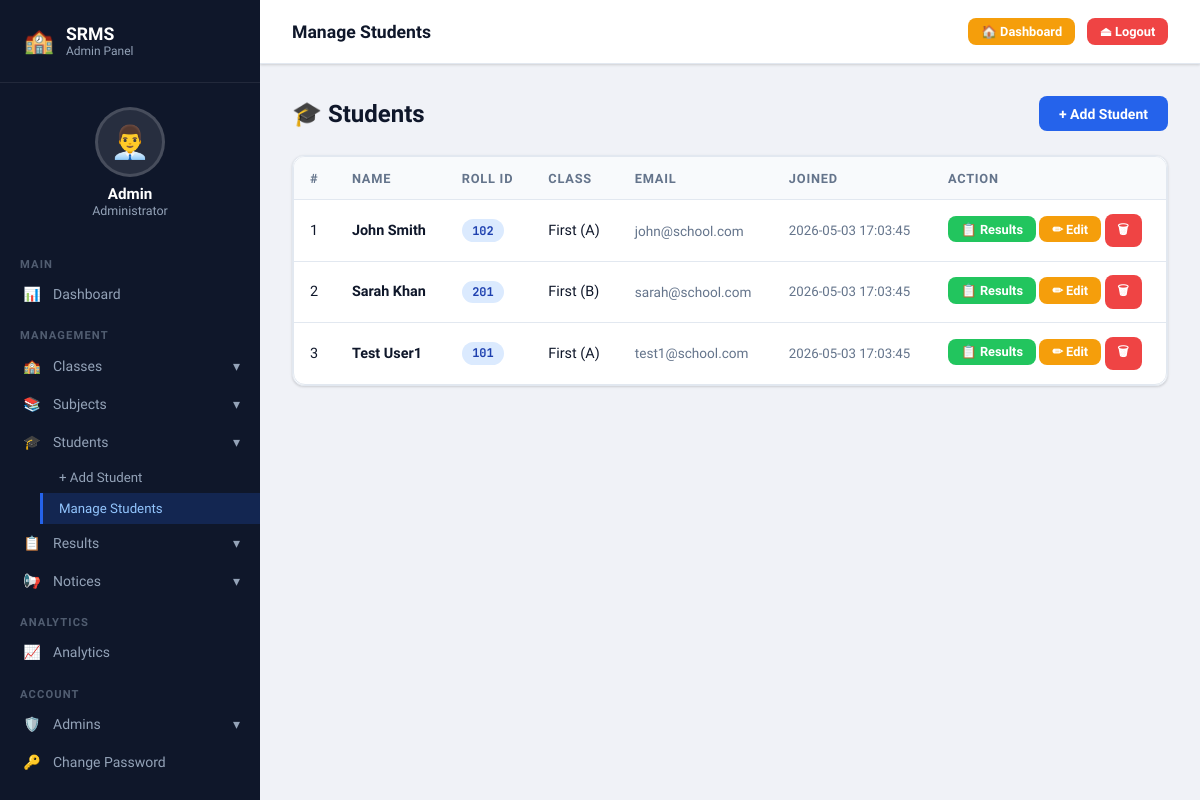
Before: /admin/students (signed in) with the older database file.
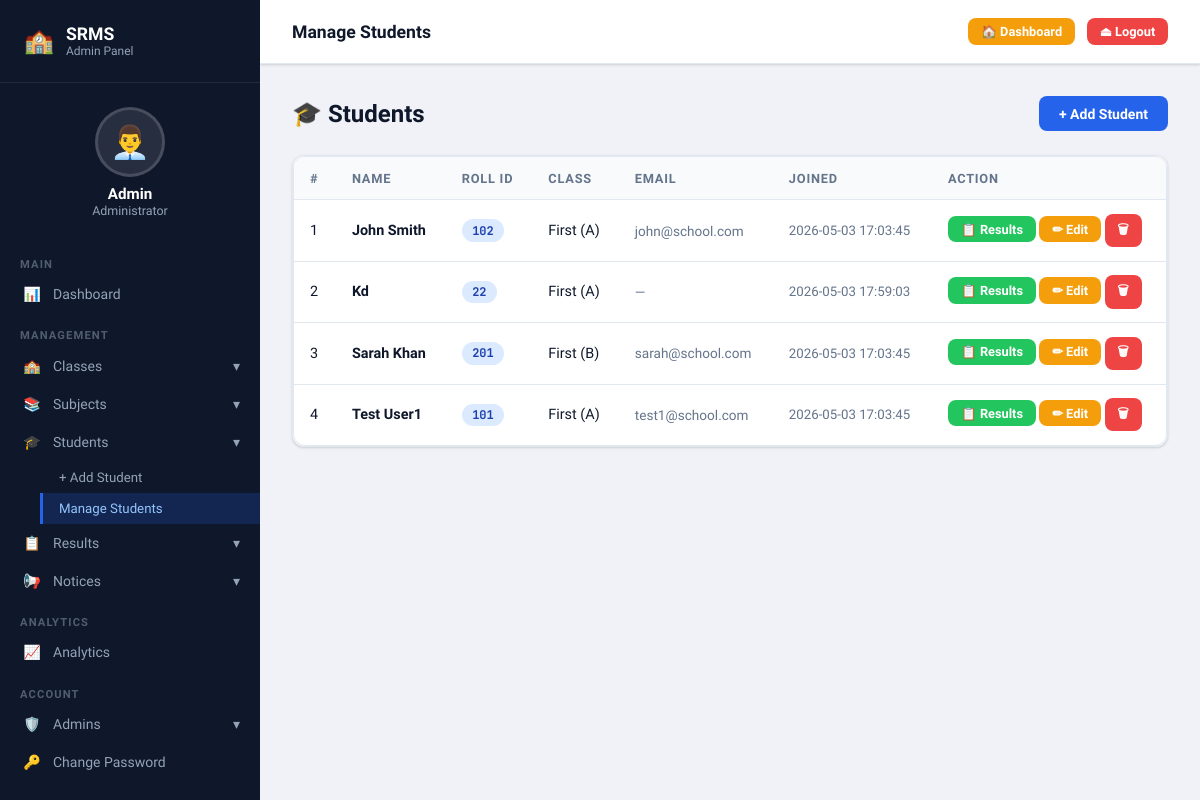
After: the same page with the newer database file.
### tables this page shows
CREATE TABLE students (
            id INTEGER PRIMARY KEY AUTOINCREMENT,
            name TEXT NOT NULL,
            roll_id TEXT NOT NULL UNIQUE,
            class_id INTEGER NOT NULL,
            email TEXT,
            created_at TEXT DEFAULT CURRENT_TIMESTAMP,
            FOREIGN KEY(class_id) REFERENCES classes(id)
        );

CREATE TABLE classes (
            id INTEGER PRIMARY KEY AUTOINCREMENT,
            class_name TEXT NOT NULL,
            class_numeric INTEGER NOT NULL,
            section TEXT NOT NULL,
            created_at TEXT DEFAULT CURRENT_TIMESTAMP,
            updated_at TEXT DEFAULT CURRENT_TIMESTAMP
        );

### app.py (the view)
@app.route('/admin/students')
@admin_required
def manage_students():
    conn = get_db()
    students = conn.execute(
        'SELECT s.*, c.class_name, c.section FROM students s JOIN classes c ON s.class_id=c.id ORDER BY s.name'
    ).fetchall()
    conn.close()
    return render_template('manage_students.html', students=students)

### app.py (called while the page is built)
def get_db():
    conn = sqlite3.connect(DB)
    conn.row_factory = sqlite3.Row
    return conn

def admin_required(f):
    from functools import wraps
    @wraps(f)
    def decorated(*args, **kwargs):
        if not session.get('admin'):
            return redirect(url_for('admin_login'))
        return f(*args, **kwargs)
    return decorated

### templates/manage_students.html (shortened to what this page needs)
{% extends "admin_base.html" %}
{% block page_title %}Manage Students{% endblock %}
{% block content %}
<div class="page-header">
  <div class="page-title">🎓 Students</div>
  <a href="{{ url_for('create_student') }}" class="btn btn-primary">+ Add Student</a>
</div>
<div class="card">
  <div class="table-wrap">
    <table>
      <thead><tr><th>#</th><th>Name</th><th>Roll ID</th><th>Class</th><th>Email</th><th>Joined</th><th>Action</th></tr></thead>
      <tbody>
        {% for s in students %}
        <tr>
          <td>{{ loop.index }}</td>
          <td><strong>{{ s.name }}</strong></td>
          <td><span class="badge badge-primary" style="font-family:'JetBrains Mono',monospace;">{{ s.roll_id }}</span></td>
          <td>{{ s.class_name }} ({{ s.section }})</td>
          <td style="color:#64748b;font-size:.85rem;">{{ s.email or '—' }}</td>
          <td style="color:#64748b;font-size:.83rem;">{{ s.created_at }}</td>
          <td>
            <a href="{{ url_for('add_result', student_id=s.id) }}" class="btn btn-success btn-sm">📋 Results</a>
            <a href="{{ url_for('edit_student', id=s.id) }}" class="btn btn-warning btn-sm">✏ Edit</a>
            <a href="{{ url_for('delete_student', id=s.id) }}" class="btn btn-danger btn-sm" onclick="return confirm('Delete student?')">🗑</a>
          </td>
        </tr>
        {% else %}
        <tr><td colspan="7" style="text-align:center;color:#94a3b8;padding:2rem;">No students yet.</td></tr>
        {% endfor %}
      </tbody>
    </table>
  </div>
</div>
{% endblock %}

### templates/admin_base.html (shortened to what this page needs)
{% extends "base.html" %}
{% block body %}
<div class="admin-layout">
  <aside class="sidebar">
    <div class="sidebar-brand">
      <span style="font-size:1.5rem;">🏫</span>
      <div>
        <div class="brand-text">SRMS</div>
        <div class="brand-sub">Admin Panel</div>
      </div>
    </div>
    <div class="sidebar-avatar">👨‍💼</div>
    <div class="sidebar-admin-name">Admin</div>
    <div class="sidebar-admin-role">Administrator</div>
    <nav class="sidebar-nav">
      <div class="nav-section">Main</div>
      <a href="{{ url_for('admin_dashboard') }}" class="nav-item {% if request.endpoint=='admin_dashboard' %}active{% endif %}">
        <span class="nav-icon">📊</span> Dashboard
      </a>
      <div class="nav-section">Management</div>
      <div class="nav-item" onclick="toggleSub('classes-sub')" style="justify-content:space-between;">
        <span style="display:flex;align-items:center;gap:.75rem;"><span class="nav-icon">🏫</span>Classes</span>
        <span>▾</span>
      </div>
      <div class="nav-item" onclick="toggleSub('subjects-sub')" style="justify-content:space-between;">
        <span style="display:flex;align-items:center;gap:.75rem;"><span class="nav-icon">📚</span>Subjects</span>
        <span>▾</span>
      </div>
      <div class="nav-item" onclick="toggleSub('students-sub')" style="justify-content:space-between;">
        <span style="display:flex;align-items:center;gap:.75rem;"><span class="nav-icon">🎓</span>Students</span>
        <span>▾</span>
      </div>
      <div id="students-sub" class="nav-sub">
        <a href="{{ url_for('create_student') }}" class="nav-item {% if request.endpoint=='create_student' %}active{% endif %}">+ Add Student</a>
        <a href="{{ url_for('manage_students') }}" class="nav-item {% if request.endpoint=='manage_students' %}active{% endif %}">Manage Students</a>
      </div>
      <div class="nav-item" onclick="toggleSub('results-sub')" style="justify-content:space-between;">
        <span style="display:flex;align-items:center;gap:.75rem;"><span class="nav-icon">📋</span>Results</span>
        <span>▾</span>
      </div>
      <div class="nav-item" onclick="toggleSub('notices-sub')" style="justify-content:space-between;">
        <span style="display:flex;align-items:center;gap:.75rem;"><span class="nav-icon">📢</span>Notices</span>
        <span>▾</span>
      </div>
      <div class="nav-section">Analytics</div>
      <a href="{{ url_for('analytics') }}" class="nav-item {% if request.endpoint=='analytics' %}active{% endif %}">
        <span class="nav-icon">📈</span> Analytics
      </a>
      <div class="nav-section">Account</div>
      <div class="nav-item" onclick="toggleSub('admins-sub')" style="justify-content:space-between;">
        <span style="display:flex;align-items:center;gap:.75rem;"><span class="nav-icon">🛡️</span>Admins</span>
        <span>▾</span>
      </div>
      <a href="{{ url_for('change_password') }}" class="nav-item {% if request.endpoint=='change_password' %}active{% endif %}">
        <span class="nav-icon">🔑</span> Change Password
      </a>
    </nav>
  </aside>
  <div class="admin-main">
    <div class="admin-topbar">
      <div class="topbar-title">{% block page_title %}Dashboard{% endblock %}</div>
      <div class="topbar-actions">
        <a href="{{ url_for('admin_dashboard') }}" class="btn btn-warning btn-sm">🏠 Dashboard</a>
        <a href="{{ url_for('admin_logout') }}" class="btn btn-danger btn-sm">⏏ Logout</a>
      </div>
    </div>
    <div class="admin-content">{% block content %}{% endblock %}</div>
  </div>
</div>
{% endblock %}

### templates/base.html (shortened to what this page needs)
<!DOCTYPE html>
<html lang="en">
<head>
</head>
<body>
{% block body %}{% endblock %}
</body>
</html>

### templates/base.html (style rules this page uses)
:root { --bg: #f0f2f7; --surface: #ffffff; --primary: #2563eb; --primary-dark: #1d4ed8; --secondary: #0ea5e9; --accent: #f59e0b; --danger: #ef4444; --success: #22c55e; --warning: #f59e0b; --info: #06b6d4; --text: #0f172a; --text-muted: #64748b; --border: #e2e8f0; --sidebar-bg: #0f172a; --sidebar-text: #94a3b8; --sidebar-active: #2563eb; --nav-bg: #1e293b; --radius: 12px; --shadow: 0 1px 3px rgba(0,0,0,.1), 0 1px 2px rgba(0,0,0,.06); --shadow-md: 0 4px 6px -1px rgba(0,0,0,.1), 0 2px 4px -1px rgba(0,0,0,.06); --shadow-lg: 0 10px 15px -3px rgba(0,0,0,.1), 0 4px 6px -2px rgba(0,0,0,.05); }
* { box-sizing:border-box;margin:0;padding:0; }
body { font-family:'Plus Jakarta Sans',sans-serif;background:var(--bg);color:var(--text);min-height:100vh; }
a { text-decoration:none;color:inherit; }
.card { background:var(--surface);border-radius:var(--radius);box-shadow:var(--shadow);border:1px solid var(--border); }
.btn { display:inline-flex;align-items:center;gap:.5rem;padding:.6rem 1.25rem;border-radius:8px;font-size:.875rem;font-weight:600;cursor:pointer;border:none;transition:all .2s;font-family:inherit; }
.btn-primary { background:var(--primary);color:#fff; }
.btn-success { background:var(--success);color:#fff; }
.btn-danger { background:var(--danger);color:#fff; }
.btn-warning { background:var(--warning);color:#fff; }
.btn-sm { padding:.35rem .8rem;font-size:.8rem; }
.table-wrap { overflow-x:auto;border-radius:var(--radius);border:1px solid var(--border); }
table { width:100%;border-collapse:collapse; }
thead tr { background:#f8fafc; }
thead th { padding:.85rem 1rem;text-align:left;font-size:.8rem;font-weight:700;text-transform:uppercase;letter-spacing:.06em;color:var(--text-muted);border-bottom:1px solid var(--border); }
tbody tr { transition:background .15s; }
tbody td { padding:.85rem 1rem;font-size:.9rem;border-bottom:1px solid var(--border); }
tbody tr:last-child td { border-bottom:none; }
.badge { display:inline-flex;align-items:center;padding:.2rem .65rem;border-radius:20px;font-size:.75rem;font-weight:700; }
.badge-primary { background:#dbeafe;color:#1e40af; }
.admin-layout { display:flex;min-height:100vh; }
.sidebar { width:260px;background:var(--sidebar-bg);color:var(--sidebar-text);display:flex;flex-direction:column;position:fixed;top:0;left:0;height:100vh;overflow-y:auto;z-index:200; }
.sidebar-brand { padding:1.5rem;border-bottom:1px solid rgba(255,255,255,.08);display:flex;align-items:center;gap:.75rem; }
.sidebar-brand .brand-text { font-size:1.1rem;font-weight:800;color:#fff; }
.sidebar-brand .brand-sub { font-size:.75rem;color:var(--sidebar-text); }
.sidebar-avatar { width:70px;height:70px;border-radius:50%;background:rgba(255,255,255,.1);margin:1.5rem auto .5rem;display:flex;align-items:center;justify-content:center;font-size:2rem;border:3px solid rgba(255,255,255,.15); }
.sidebar-admin-name { text-align:center;color:#fff;font-weight:700;font-size:.95rem; }
.sidebar-admin-role { text-align:center;color:var(--sidebar-text);font-size:.78rem;margin-bottom:1rem; }
.sidebar-nav { padding:.5rem 0;flex:1; }
.nav-item { display:flex;align-items:center;gap:.75rem;padding:.7rem 1.25rem;color:var(--sidebar-text);font-size:.875rem;font-weight:500;cursor:pointer;transition:all .2s;border-left:3px solid transparent; }
.nav-item.active { background:rgba(37,99,235,.2);color:#93c5fd;border-left-color:var(--primary); }
.nav-item .nav-icon { width:18px;text-align:center;flex-shrink:0; }
.nav-section { font-size:.7rem;font-weight:700;letter-spacing:.1em;text-transform:uppercase;color:rgba(148,163,184,.5);padding:.75rem 1.25rem .25rem;margin-top:.25rem; }
.nav-sub { padding-left:2.5rem; }
.nav-sub .nav-item { font-size:.83rem;padding:.5rem 1rem; }
.admin-main { margin-left:260px;flex:1;display:flex;flex-direction:column; }
.admin-topbar { background:#fff;border-bottom:1px solid var(--border);padding:0 2rem;height:64px;display:flex;align-items:center;justify-content:space-between;position:sticky;top:0;z-index:100;box-shadow:var(--shadow); }
.topbar-title { font-size:1.1rem;font-weight:700;color:var(--text); }
.topbar-actions { display:flex;gap:.75rem; }
.admin-content { padding:2rem;flex:1; }
.page-header { display:flex;align-items:center;justify-content:space-between;margin-bottom:1.5rem; }
.page-title { font-size:1.5rem;font-weight:800;color:var(--text);display:flex;align-items:center;gap:.5rem; }

Changed rows visible on the page:
added students: name "Kd", roll_id "22", class_name "First", section "A", email "—", created_at "2026-05-03 17:59:03"
